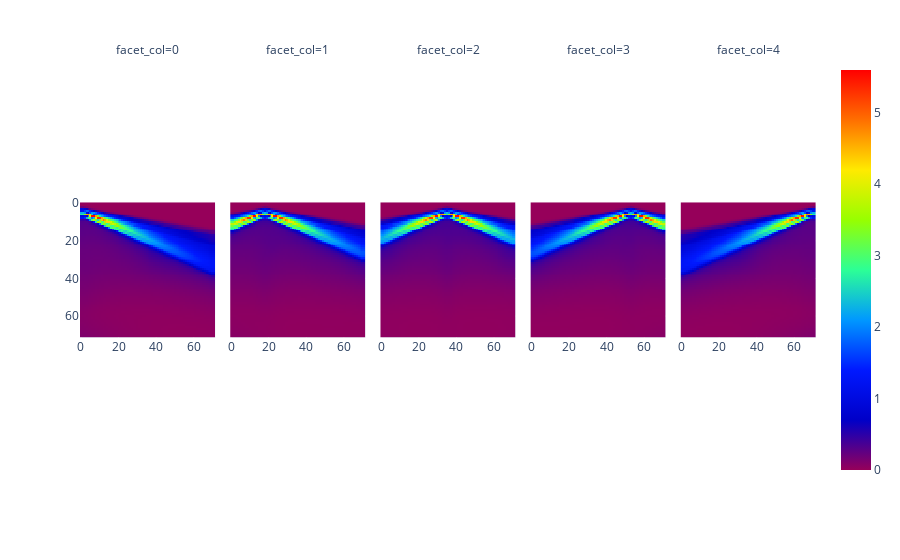

The notebook cell saved with this chart:
### Code cell
px.imshow(
    stats["x_std"],
    facet_col=0,
    color_continuous_scale="Rainbow",
)

### Figure 1 — Plotly figure (JSON) as saved in the notebook; plotly's stock layout.template omitted (floating-point values rounded to 4 significant figures; data arrays with more than 128 entries replaced by an {"elided": "..."} marker saying what was removed)
{"data": [{"coloraxis": "coloraxis", "hovertemplate": "x: %{x}<br>y: %{y}<br>color: %{z}<extra></extra>", "name": "0", "type": "heatmap", "xaxis": "x", "yaxis": "y", "z": {"elided": "72x72 float values"}}, {"coloraxis": "coloraxis", "hovertemplate": "x: %{x}<br>y: %{y}<br>color: %{z}<extra></extra>", "name": "1", "type": "heatmap", "xaxis": "x2", "yaxis": "y2", "z": {"elided": "72x72 float values"}}, {"coloraxis": "coloraxis", "hovertemplate": "x: %{x}<br>y: %{y}<br>color: %{z}<extra></extra>", "name": "2", "type": "heatmap", "xaxis": "x3", "yaxis": "y3", "z": {"elided": "72x72 float values"}}, {"coloraxis": "coloraxis", "hovertemplate": "x: %{x}<br>y: %{y}<br>color: %{z}<extra></extra>", "name": "3", "type": "heatmap", "xaxis": "x4", "yaxis": "y4", "z": {"elided": "72x72 float values"}}, {"coloraxis": "coloraxis", "hovertemplate": "x: %{x}<br>y: %{y}<br>color: %{z}<extra></extra>", "name": "4", "type": "heatmap", "xaxis": "x5", "yaxis": "y5", "z": {"elided": "72x72 float values"}}], "layout": {"annotations": [{"font": {}, "showarrow": false, "text": "facet_col=0", "x": 0.092, "xanchor": "center", "xref": "paper", "y": 1, "yanchor": "bottom", "yref": "paper"}, {"font": {}, "showarrow": false, "text": "facet_col=1", "x": 0.296, "xanchor": "center", "xref": "paper", "y": 1, "yanchor": "bottom", "yref": "paper"}, {"font": {}, "showarrow": false, "text": "facet_col=2", "x": 0.5, "xanchor": "center", "xref": "paper", "y": 1, "yanchor": "bottom", "yref": "paper"}, {"font": {}, "showarrow": false, "text": "facet_col=3", "x": 0.704, "xanchor": "center", "xref": "paper", "y": 1, "yanchor": "bottom", "yref": "paper"}, {"font": {}, "showarrow": false, "text": "facet_col=4", "x": 0.908, "xanchor": "center", "xref": "paper", "y": 1, "yanchor": "bottom", "yref": "paper"}], "coloraxis": {"colorscale": [[0, "rgb(150,0,90)"], [0.125, "rgb(0,0,200)"], [0.25, "rgb(0,25,255)"], [0.375, "rgb(0,152,255)"], [0.5, "rgb(44,255,150)"], [0.625, "rgb(151,255,0)"], [0.75, "rgb(255,234,0)"], [0.875, "rgb(255,111,0)"], [1, "rgb(255,0,0)"]]}, "margin": {"t": 60}, "xaxis": {"anchor": "y", "constrain": "domain", "domain": [0, 0.184], "scaleanchor": "y"}, "xaxis2": {"anchor": "y2", "domain": [0.204, 0.388], "matches": "x"}, "xaxis3": {"anchor": "y3", "domain": [0.408, 0.592], "matches": "x"}, "xaxis4": {"anchor": "y4", "domain": [0.612, 0.796], "matches": "x"}, "xaxis5": {"anchor": "y5", "domain": [0.816, 1], "matches": "x"}, "yaxis": {"anchor": "x", "autorange": "reversed", "constrain": "domain", "domain": [0, 1]}, "yaxis2": {"anchor": "x2", "domain": [0, 1], "matches": "y", "showticklabels": false}, "yaxis3": {"anchor": "x3", "domain": [0, 1], "matches": "y", "showticklabels": false}, "yaxis4": {"anchor": "x4", "domain": [0, 1], "matches": "y", "showticklabels": false}, "yaxis5": {"anchor": "x5", "domain": [0, 1], "matches": "y", "showticklabels": false}}}
